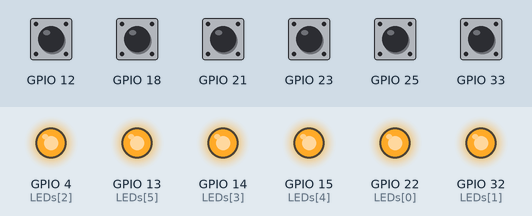
A sketch run on a simulated ESP32. On the bench: output pins drawn as LEDs (lit = HIGH). The inputs (shaded band) are chosen by the test bench; at power-on: GPIO 12, GPIO 18, GPIO 21, GPIO 23, GPIO 25, GPIO 33 HIGH. Random numbers use the default seed unless the sketch sets one; the audio player accepts every command and is not drawn; what the sketch prints to the serial monitor is not drawn.

Above: at 3.7 s.
3.8 s: GPIO 12 pulled LOW for 0.15 s
At 5.0 s:
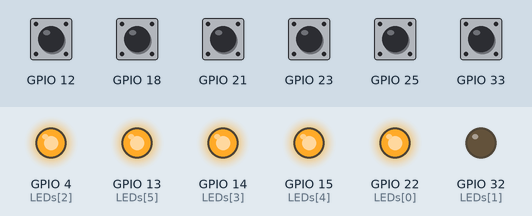
5.4 s: GPIO 18 pulled LOW for 0.15 s
At 6.2 s:
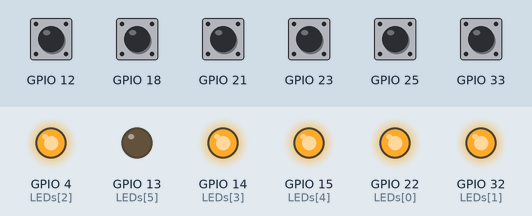
7.0 s: GPIO 21 pulled LOW for 0.15 s
At 7.4 s:
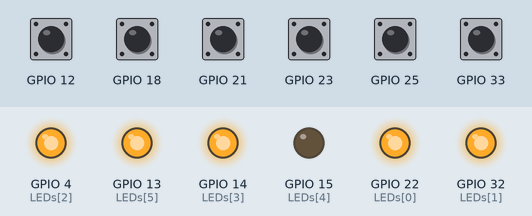
8.6 s: GPIO 23 pulled LOW for 0.15 s
At 9.8 s:
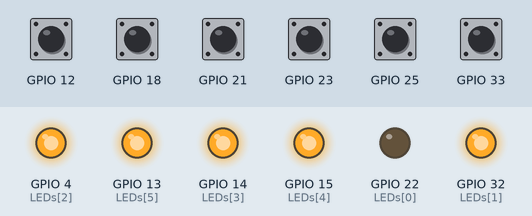
10.2 s: GPIO 23 pulled LOW for 1 s
At 11.1 s:
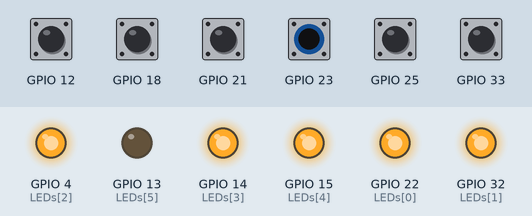
12.7 s: GPIO 12 pulled LOW for 1 s
At 13.0 s:
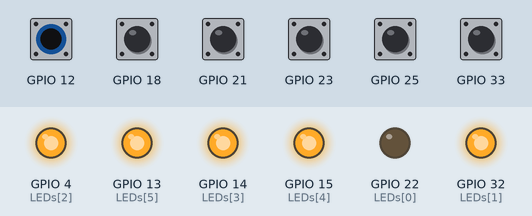
Timing chart, 0 to 15.7 s (numbered marks = the images above; inputs shaded):
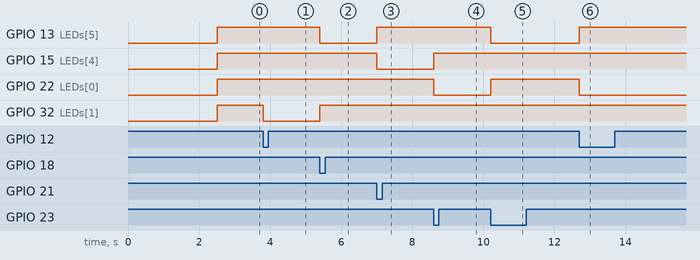

The sketch:

BusyBox.ino
```cpp
#include <Arduino.h>
#include <WiFi.h>
#include <ESPmDNS.h>
#include <NetworkUdp.h>
#include <ArduinoOTA.h>
#include <SoftwareSerial.h>
#include "DFRobotDFPlayerMini.h"


// Use pins 2 and 3 to communicate with DFPlayer Mini
static const uint8_t PIN_MP3_TX = 26; // Connects to module's RX
static const uint8_t PIN_MP3_RX = 27; // Connects to module's TX
SoftwareSerial softwareSerial(PIN_MP3_RX, PIN_MP3_TX);


// Create the Player object
DFRobotDFPlayerMini player;

const char *ssid = "YourSSID";
const char *password = "YourPassword";

#define DEBOUNCE 250
#define IO_NUM 6


struct Button {
  const uint8_t PIN;
  uint32_t numberKeyPresses;
  uint32_t lastMillis;
  bool pressed;
};

Button button1 = {23, 0, 0, false};
Button button2 = {25, 0, 0, false};
Button button3 = {21, 0, 0, false};
Button button4 = {33, 0, 0, false};
Button button5 = {18, 0, 0, false};
Button button6 = {12, 0, 0, false};

Button btn[6] = {button1, button2, button3, button4, button5, button6};
int LEDs[6] = {22,32,4,14,15,13};


void ARDUINO_ISR_ATTR isr(void *arg) {

  Button *s = static_cast<Button *> (arg);

  if (millis() - s->lastMillis > DEBOUNCE) {
    s->lastMillis = millis();
    s->pressed = true;
    s->numberKeyPresses += 1;
  }

}

void OTASetup(){
  Serial.println("Booting");
  WiFi.mode(WIFI_STA);
  WiFi.begin(ssid, password);
  while (WiFi.waitForConnectResult() != WL_CONNECTED) {
    Serial.println("Connection Failed! Rebooting...");
    delay(5000);
    ESP.restart();
  }

  // Port defaults to 3232
  // ArduinoOTA.setPort(3232);

  // Hostname defaults to esp3232-[MAC]
  // ArduinoOTA.setHostname("myesp32");

  // No authentication by default
  // ArduinoOTA.setPassword("admin");

  // Password can be set with it's md5 value as well
  // MD5(admin) = 21232f297a57a5a743894a0e4a801fc3
  // ArduinoOTA.setPasswordHash("21232f297a57a5a743894a0e4a801fc3");

  ArduinoOTA
    .onStart([]() {
      String type;
      if (ArduinoOTA.getCommand() == U_FLASH) {
        type = "sketch";
      } else {  // U_SPIFFS
        type = "filesystem";
      }

      // NOTE: if updating SPIFFS this would be the place to unmount SPIFFS using SPIFFS.end()
      Serial.println("Start updating " + type);
    })
    .onEnd([]() {
      Serial.println("\nEnd");
    })
    .onProgress([](unsigned int progress, unsigned int total) {
      Serial.printf("Progress: %u%%\r", (progress / (total / 100)));
    })
    .onError([](ota_error_t error) {
      Serial.printf("Error[%u]: ", error);
      if (error == OTA_AUTH_ERROR) {
        Serial.println("Auth Failed");
      } else if (error == OTA_BEGIN_ERROR) {
        Serial.println("Begin Failed");
      } else if (error == OTA_CONNECT_ERROR) {
        Serial.println("Connect Failed");
      } else if (error == OTA_RECEIVE_ERROR) {
        Serial.println("Receive Failed");
      } else if (error == OTA_END_ERROR) {
        Serial.println("End Failed");
      }
    });

  ArduinoOTA.begin();

  Serial.println("Ready");
  Serial.print("IP address: ");
  Serial.println(WiFi.localIP());

  LEDsOff();
  uint32_t millisTimer = 0;
  while (1){
    if (millis() - millisTimer > 1000) {
      millisTimer = millis();
      digitalWrite(LEDs[0], digitalRead(LEDs[0])^1);
    }
    ArduinoOTA.handle();
  }
}

void LEDsOff(){

  for (int i=0 ; i<IO_NUM;i++){
    digitalWrite(LEDs[i], HIGH);
  }

}

void LEDsON(){

  for (int i=0 ; i<IO_NUM;i++){
    digitalWrite(LEDs[i], LOW);
  }

}


void setup() {
  Serial.begin(115200);


  for (int i=0 ; i<IO_NUM;i++){
    pinMode(btn[i].PIN, INPUT_PULLUP);
    attachInterruptArg(btn[i].PIN, isr, &btn[i], FALLING);

    pinMode(LEDs[i], OUTPUT);
  }

  LEDsON();


  if(digitalRead(btn[0].PIN) == LOW)
    OTASetup();

  delay(1000);
// Init serial port for DFPlayer Mini
  softwareSerial.begin(9600, SWSERIAL_8N1, PIN_MP3_RX, PIN_MP3_TX);

  // Start communication with DFPlayer Mini
  if (player.begin(softwareSerial)) {
   Serial.println("df player OK");
  } else {
    Serial.println("Connecting to DFPlayer Mini failed!");
  }

  delay(1000);
      // Se t volume to maximum (0 to 30).
    player.volume(30);
    // Play the first MP3 file on the SD card
    // player.play(2);
  LEDsOff();
}


void loop() {
  static uint8_t lastLed = 0;
  static uint8_t Ledlit = 0;
  static uint8_t lastRec = 0;
  static uint8_t recToPlay = 0;


  for (int i=0 ; i<IO_NUM;i++){
    if (btn[i].pressed) {
      // Serial.printf("Button %d has been pressed %lu times\n", i+1 , btn[i].numberKeyPresses);
      LEDsOff();
      Ledlit = random(6);
      while (lastLed == Ledlit){
        Ledlit = random(6);
      }
      digitalWrite(LEDs[Ledlit], LOW);
      lastLed = Ledlit;
      btn[i].pressed = false;

      recToPlay = random(11);
      while (lastRec == recToPlay)
          recToPlay = random(11);
      player.play(recToPlay);
      lastRec = recToPlay;
    }
  }

}
```

Measured:
- after the input at 3.8 s, GPIO 32 (LEDs[1]): HIGH → LOW at once
- after the input at 5.4 s, GPIO 13 (LEDs[5]): HIGH → LOW at once; GPIO 32 (LEDs[1]): LOW → HIGH at once
- after the input at 7.0 s, GPIO 13 (LEDs[5]): LOW → HIGH at once; GPIO 15 (LEDs[4]): HIGH → LOW at once
- after the input at 8.6 s, GPIO 15 (LEDs[4]): LOW → HIGH at once; GPIO 22 (LEDs[0]): HIGH → LOW at once
- after the input at 10.2 s, GPIO 13 (LEDs[5]): HIGH → LOW at once; GPIO 22 (LEDs[0]): LOW → HIGH at once
- after the input at 12.7 s, GPIO 13 (LEDs[5]): LOW → HIGH at once; GPIO 22 (LEDs[0]): HIGH → LOW at once
